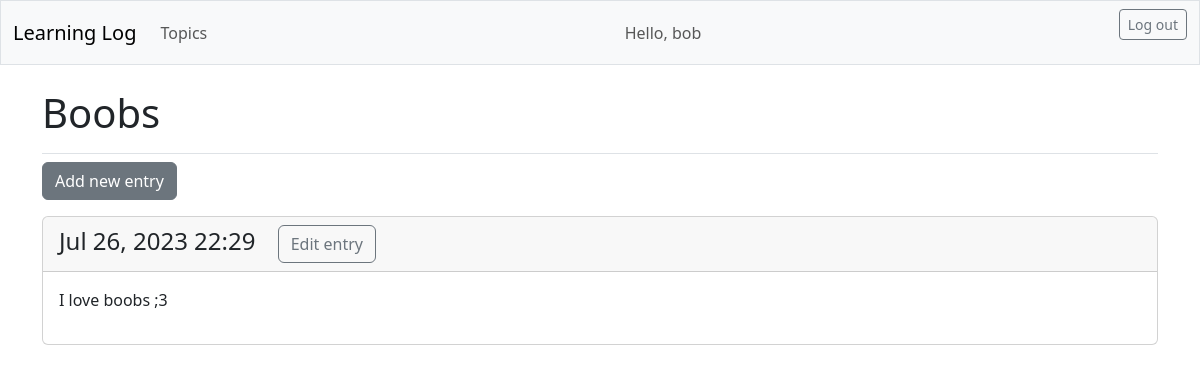
Screenshot of /topics/5/ (signed in) with the database file from the repository.
### learning_logs/models.py (models this page shows, shortened)
class Topic(models.Model):
    text = models.CharField(max_length=200)
    date_added = models.DateTimeField(auto_now_add=True)
    owner = models.ForeignKey(User, on_delete=models.CASCADE)

class Entry(models.Model):
    topic = models.ForeignKey(Topic, on_delete=models.CASCADE)
    text = models.TextField()
    date_added = models.DateTimeField(auto_now_add=True)
    class Meta:
        verbose_name_plural = "entries"

### learning_logs/views.py (the view)
# urls.py: path("topics/<int:topic_id>/", views.topic, name="topic"),
@login_required
def topic(request, topic_id):
    topic = Topic.objects.get(id=topic_id)
    check_topic_owner(request, topic)
    entries = topic.entry_set.order_by("-date_added")
    context = {"topic": topic, "entries": entries}
    return render(request, "learning_logs/topic.html", context)

### learning_logs/views.py (called while the page is built)
def check_topic_owner(request, topic):
    if topic.owner != request.user:
        raise Http404

### learning_logs/templates/learning_logs/topic.html
{% extends 'learning_logs/base.html' %}
{% block page_header %}
  <h1>{{topic.text}}</h1>
{% endblock page_header %}
{% block content %}
  <p>
    <a href="{% url 'learning_logs:new_entry' topic.id %}" class="btn btn-secondary">Add new entry</a>
  </p>
  {% for entry in entries %}
    <div class="card mb-3">
      <h4 class="card-header">
        {{entry.date_added|date:'M d, Y H:i'}}
        <small><a href="{% url 'learning_logs:edit_entry' entry.id %}" class="btn btn-outline-secondary mx-3">Edit entry</a></small>
      </h4>
      <div class="card-body">{{entry.text|linebreaks}}</div>
    </div>
    {% empty %}
      <p>There are no entries for this topic yet</p>
    {% endfor %}
{% endblock content %}

### learning_logs/templates/learning_logs/base.html (shortened to what this page needs)
<!doctype>
<html lang="pl">
<head>
  {% load django_bootstrap5 %}
  {% bootstrap_css %}
</head>
<body>
  <nav class="navbar navbar-expand-md navbar-light bg-light mb-4 border">
    <div class="container-fluid">
      <a class="navbar-brand" href="{% url 'learning_logs:index' %}">Learning Log</a>
      <div class="collapse navbar-collapse" id="navbarCollapse">
        <ul class="navbar-nav me-auto mb-2 mb-md-0">
          <li class="nav-item">
            <a class="nav-link" href="{% url 'learning_logs:topics' %}">Topics</a>
          </li>
        </ul>
        <ul class="navbar-nav me-auto mb-2 mb-md-0" >
          {% if user.is_authenticated %}
            <li class="nav-item">
              <span class="navbar-text me-2">Hello, {{user.username}}</span>
            </li>
          {% endif %}
        </ul>
        {% if user.is_authenticated %}
          <form action="{% url 'accounts:logout' %}" method="post">
            <button name="submit" class="btn btn-outline-secondary btn-sm ">Log out</button>
          </form>
        {% endif %}
      </div>
    </div>
  </nav>
  <main class="container">
    <div class="pb-2 mb-2 border-bottom">
      {% block page_header %}{% endblock page_header %}
    </div>
    <div>
      {% block content %}{% endblock content %}
    </div>
  </main>
</body>
</html>

### rows the page displays
Topic: text "Boobs"
Entry: date_added "Jul 26, 2023 22:29", text "I love boobs ;3"

### other values shown
{{ user.username }} "bob"
